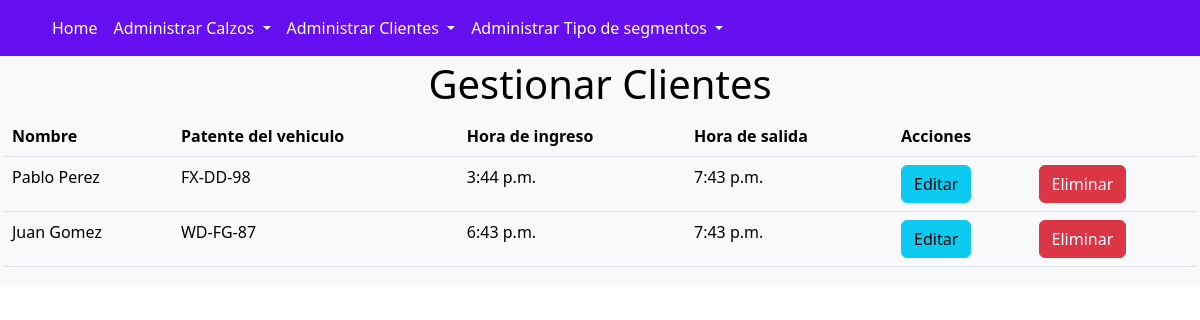
The app's page /cliente_list/ with its own data.
### core/models.py (models this page shows, shortened)
class Cliente(models.Model):
    id = models.UUIDField(primary_key=True, default=uuid.uuid4, editable=False)
    nombre = models.CharField(max_length=30)
    patente_vehiculo =models.CharField(max_length=30)
    hora_ingreso = models.TimeField(auto_now=False, auto_now_add=False)
    hora_salida = models.TimeField(auto_now=False, auto_now_add=False)

### core/views.py (the view)
# urls.py: path("cliente_list/",ClienteListView.as_view(), name="cliente_list"),
class ClienteListView(ListView):
    model = Cliente

### core/templates/core/cliente_list.html
{% extends 'core/base.html' %}
{% block content %}
<h1 class="text-center">Gestionar Clientes</h1>
<table class="table text-bg-light">
    {% if cliente_list %}
    <thead>
        <tr>
            <th>Nombre</th>
            <th>Patente del vehiculo</th>
            <th>Hora de ingreso</th>
            <th>Hora de salida</th>
            <th colspan="2">Acciones</th>
        </tr>
    </thead>
    <tbody>
        {% for c in cliente_list %}
        <tr>
            <td>{{ c.nombre }}</td>
            <td>{{ c.patente_vehiculo }}</td>
            <td>{{ c.hora_ingreso }}</td>
            <td>{{ c.hora_salida }}</td>
            <td><a href="{% url 'cliente_edit' c.id %}" class="btn btn-info">Editar</a></td>
            <td><a href="{% url 'cliente_deleted' c.id %}" class="btn btn-danger btnEliminacion">Eliminar</a></td>
        </tr>
        {% endfor %}
        {% else %}
        <h3>No se encuentran clientes registrados</h3>
        {% endif %}
    </tbody>
</table>
{% endblock %}

### records on screen
Cliente: nombre "Pablo Perez", patente_vehiculo "FX-DD-98", hora_ingreso "3:44 p.m.", hora_salida "7:43 p.m."
Cliente: nombre "Juan Gomez", patente_vehiculo "WD-FG-87", hora_ingreso "6:43 p.m.", hora_salida "7:43 p.m."
